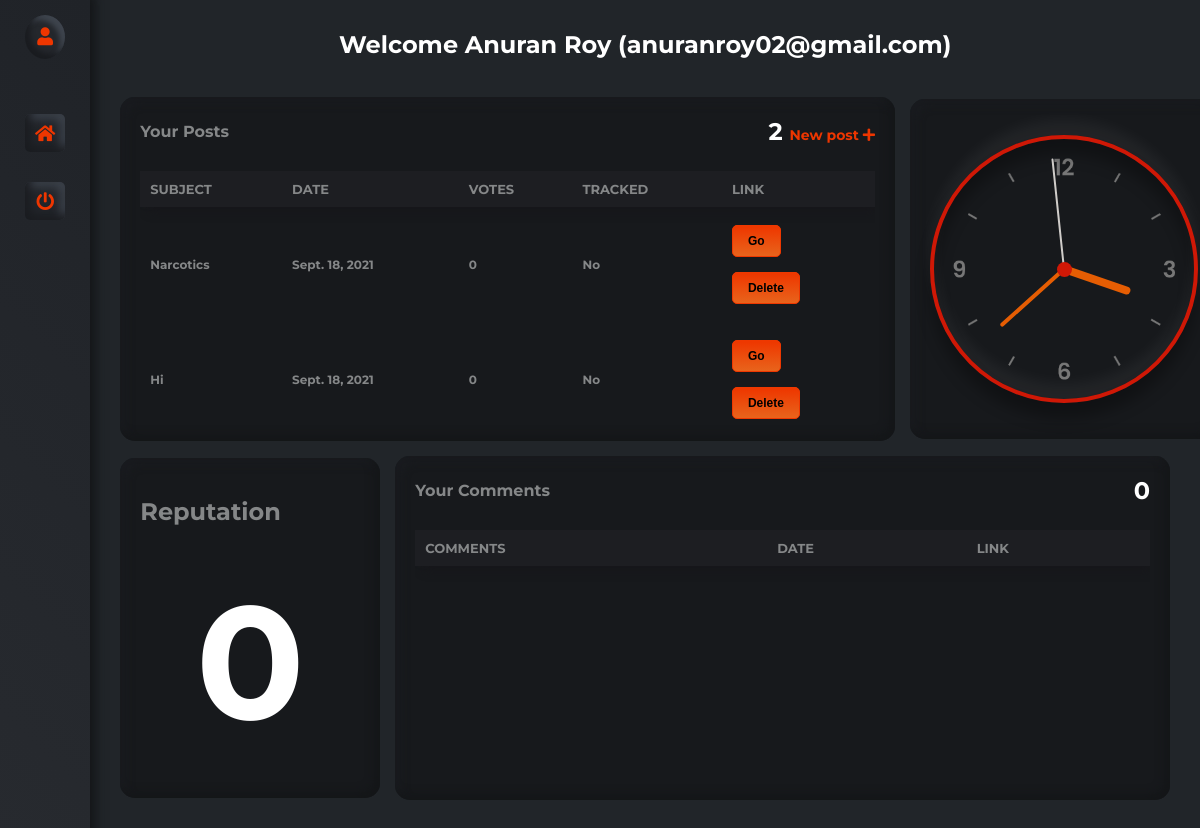
The app's page /forum/dashboard/ (signed in), older data.
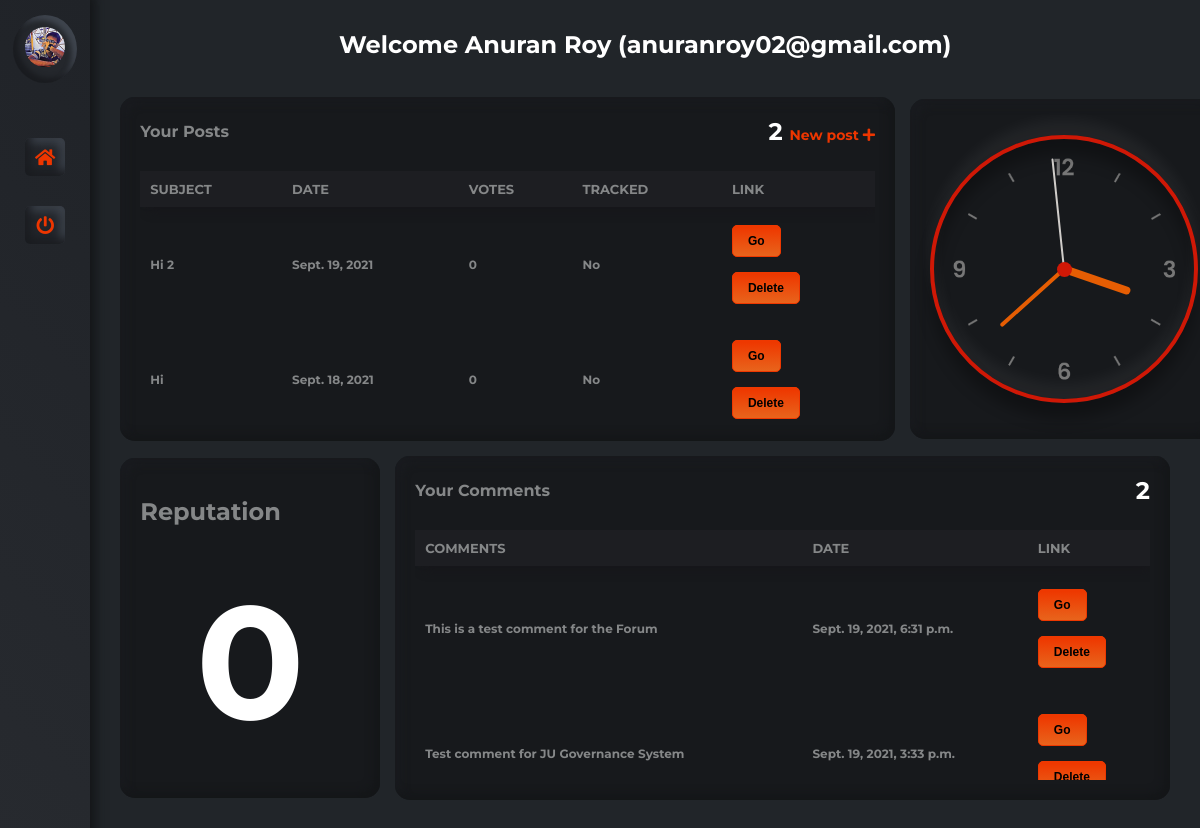
The same page, newer data.
### forum/models.py (models this page shows, shortened)
class Issue(models.Model):
    sno = models.AutoField(primary_key=True)
    user = models.ForeignKey(User, on_delete=models.CASCADE)
    subject = models.CharField(max_length=100, default="(Not available)")
    summary = models.TextField(max_length=200, default="(Not available)")
    description = models.TextField(max_length=750, default="(Not available)")
    image = models.ImageField(upload_to='forum/images/', blank=True)
    tracked = models.BooleanField(choices=((True, 'Yes'), (False, 'No')), default=False)
    status = models.TextField(max_length=300, default="")
    date = models.DateField(auto_now_add=True)
    author = models.CharField(max_length=50, default="Anonymous")
    slug = models.SlugField(unique=True, max_length=100)
    votes = models.IntegerField(default=0)
    tvotes = models.IntegerField(default=0)
    tags = models.JSONField(default=dict)
    class Meta:
        ordering = ['tvotes', '-votes', '-date']

class Comment(models.Model):
    sno = models.AutoField(primary_key=True)
    description = models.TextField()
    user = models.ForeignKey(User, on_delete=models.CASCADE)
    username = models.CharField(max_length=255, default='Anonymous')
    issue = models.ForeignKey(Issue, on_delete=models.CASCADE)
    timestamp = models.DateTimeField(auto_now_add=True)
    votes = models.IntegerField(default=0)
    slug = models.SlugField(max_length=255, default='testing')
    tags = models.JSONField(default=list)
    class Meta:
        ordering = ['-timestamp'] # '-votes']

### forum/views.py (the view, shortened to what this page needs)
# urls.py: path('dashboard/', views.dashboard, name="Dashboard"),
def dashboard(request):
    if request.user.is_authenticated:
        activity = list(Issue.objects.filter(user=request.user))
        data = User.objects.filter(username = request.user.username)
        profile = UserProfile.objects.filter(username = request.user.username).first()
        if request.user.is_superuser:
            return redirect("/admin/")
        isTeacher = False
        if(profile == None):
            profile = TeacherProfile.objects.filter(username = request.user.username).first()
            isTeacher = True
        params = dict(data.values()[0])
        params["activity"] = activity
        params["rollno"] = profile.__dict__["rollno"] if not request.user.is_superuser else "NA"
        params["reputation"] = profile.__dict__["reputation"] if not request.user.is_superuser else "Inf"
        params["profilepic"] = profile.__dict__["profilepic"] if not request.user.is_superuser else ''
        if isTeacher:
            params["tags"] = profile.__dict__["tags"]
        comments_activity = list(Comment.objects.filter(username=request.user.username))
        params["comments"] = comments_activity
        if isTeacher:
            return render(request, 'forum/staff/dashboard.html', params)
        else:
            return render(request, 'forum/student/dashboard.html', params)
    else:
        return redirect('/forum/login')

### forum/templates/forum/student/dashboard.html (shortened to what this page needs)
{% load static %}
<!DOCTYPE html>
<html lang="en">
  <head>
    <link
      rel="stylesheet"
      href="https://cdnjs.cloudflare.com/ajax/libs/font-awesome/5.15.1/css/all.min.css"
    />
    <link rel="stylesheet" href="{% static 'forum/dashboard/styles.css' %}" />
  </head>
  <body>
    <div id="wrapper">
      <div id="sidebar-wrapper">
        <div class="avatar" style="margin: 0px;">
          <a href="#" data-toggle="tooltip" data-placement="right" title="Username: {{ username }}, Name: {{ first_name }} {{ last_name }}">
            {% if profilepic == '' %}
              <i class="fas fa-user"></i>
            {% else %}
              <img src="/media/{{ profilepic }}" style="border-radius: 100%; height: 40px; width: 40px; padding: 0px;"></img>
            {% endif %}
          </a>
        </div>
        <ul>
          <li class="active_link">
            <a href="/forum/"><i class="fas fa-home"></i></a>
          </li>
          <li class="active_link">
            <a data-toggle="tooltip" data-placement="right" title="Logout" href="/forum/logout"><i class="fas fa-power-off"></i></a>
          </li>
        </ul>
      </div>
      <div id="page-content-wrapper">
        <p class="row my-4">
        <center><h2 style="color: white;">Welcome {{ first_name }} {{ last_name }} ({{ username }})</h2></center>
        <br>
        <br>
        </p>
        <div class="row">
          <div class="card card1">
            <div class="card1_title_wrapper">
              <h1 class="car1_title">Your Posts</h1>
              <p class="car1_text">
                {{ activity|length }}
                <a href="/forum/newpost/" style="text-decoration: none;"><span class="card1_span"
                  >New post <i class="fas fa-plus"></i
                ></span></a>
              </p>
            </div>
            <div class="card1_table_wrapper card_scroll">
              <table class="card1_table card_scroll" id="PostsTable">
                <thead class="card1_table_head">
                  <tr>
                    <th onclick="sortTable(0,'PostsTable')">Subject</th>
                    <th onclick="sortTable(1,'PostsTable')">Date</th>
                    <th onclick="sortTable(2,'PostsTable')">Votes</th>
                    <th onclick="sortTable(3,'PostsTable')">Tracked</th>
                    <th onclick="sortTable(4,'PostsTable')">Link</th>
                  </tr>
                </thead>
                <tbody class="card1_table_tbody">
                  {% for i in activity %}
                    <tr>
                      <td>{{ i.subject }}</td>
                      <td>{{ i.date }}</td>
                      <td>{{ i.votes }}</td>
                      <td>{{ i.tracked|yesno:"Yes,No" }}</td>
                      <td>
                        <a href="/forum/post/{{ i.slug }}" target="_blank"><button class="btn btn-primary">Go</button></a>
                        <br><br>
                        <form method="POST" action="/forum/deletepost/post" class="my-2">
                          <input type="submit" value="Delete" class="btn btn-primary">
                      </form>
                      </td>
                    </tr>
                  {% endfor %}
                </tbody>
              </table>
            </div>
          </div>
          <div class="card card2">
            <div class="clock" onclick="changeClock()">
              <div class="hour_wrapper">
                <div class="hour" id="hr"></div>
              </div>
              <div class="minute_wrapper">
                <div class="minute" id="mn"></div>
              </div>
              <div class="second_wrapper">
                <div class="second" id="sc"></div>
              </div>
            </div>
          </div>
        </div>
        <div class="row row2">
          <div class="card card3">
            <h2>Reputation</h2>
            <center><p class="car1_text reputation_text">{{reputation}}</p></center>
          </div>
          <div class="card card4">
            <div class="card1_title_wrapper">
              <h1 class="car1_title">Your Comments</h1>
              <p class="car1_text">
                {{ comments|length }}
              </p>
            </div>
            <div class="card1_table_wrapper card_scroll">
              <table class="card1_table card_scroll" id="CommentsTable">
                <thead class="card1_table_head">
                  <tr>
                    <th onclick="sortTable(0,'CommentsTable')">Comments</th>
                    <th onclick="sortTable(1,'CommentsTable')">Date</th>
                    <th onclick="sortTable(2,'CommentsTable')">Link</th>
                  </tr>
                </thead>
                <tbody class="card1_table_tbody card_scroll">
                  {% for i in comments %}
                    <tr>
                      <td>{{i.description|truncatechars:50}}</td>
                      <td>{{i.timestamp}}</td>
                      <td>
                      <a href="/forum/post/{{i.slug}}" target="_blank"><button class="btn btn-primary">Go</button></a>
                      <br><br>
                      <form method="POST" action="/forum/deletepost/comment" class="my-2">
                        <input type="submit" value="Delete" class="btn btn-primary">
                      </form>
                      </td>
                    </tr>
                  {% endfor %}
                </tbody>
                </div>
            </div>
          </div>
        </div>
      </div>
  </body>
</html>

### forum/static/forum/dashboard/styles.css (style rules this page uses)
* { margin: 0; }
body { box-sizing: border-box; font-family: "Montserrat", sans-serif; }
#wrapper { overflow-x: hidden; display: flex; background-color: #212529; }
#sidebar-wrapper { min-height: 100vh; -webkit-transition: margin 0.25s ease-out; -moz-transition: margin 0.25s ease-out; -o-transition: margin 0.25s ease-out; transition: margin 0.25s ease-out; background: linear-gradient(45deg, #272a2f, #202328); box-shadow: 5px -5px 10px #131517, -5px 5px 10px #353941; }
#sidebar-wrapper .avatar { display: flex; justify-content: center; align-items: center; padding: 15px 0; }
#sidebar-wrapper .avatar a { padding: 12px; border-radius: 50%; background: #24272c; box-shadow: inset 5px -5px 5px #1a1c20, inset -5px 5px 5px #3e444d; }
#sidebar-wrapper ul { list-style-type: none; padding: 30px 0; }
#sidebar-wrapper ul li { padding: 10px 25px; margin-bottom: 10px; }
#sidebar-wrapper ul li a { display: flex; justify-content: center; align-items: center; text-decoration: none; padding: 10px; color: #858788; border-radius: 5px; box-shadow: inset 5px -5px 10px #1a1c20, inset -5px 5px 10px #3e444d; }
#sidebar-wrapper ul li a i { font-size: 18px; }
.active_link a { color: #ee3600 !important; }
#page-content-wrapper { min-width: 0; width: 100%; padding: 30px; }
.row { display: flex; align-items: center; }
.card { flex-wrap: wrap; color: #858788; padding: 20px; min-height: 300px; border-radius: 15px; background: #17191c; box-shadow: inset -5px -5px 10px #141618, inset 5px 5px 10px #1a1c20; }
.card1 { min-width: 70%; margin-right: 15px; }
.card1_title_wrapper { display: flex; justify-content: space-between; align-items: center; }
.car1_title { font-size: 16px; font-weight: bold; }
.car1_text { color: #ffffff; font-weight: bold; font-size: 24px; }
.card1_span { color: #ee3600; font-size: 14px; }
.card1_table_wrapper { margin-top: 25px; }
.card1_table { width: 100%; border-collapse: collapse; }
.card1_table_head { text-align: left; border-radius: 10px; background: #1d1e22; box-shadow: 5px 5px 10px #17171b, -5px -5px 10px #232529; }
.card1_table_head tr th { padding: 10px; font-size: 13px; text-transform: uppercase; font-weight: bold; }
.card1_table_tbody tr td { padding: 18px 10px; font-size: 12px; font-weight: bold; }
.card2 { flex: 1; display: flex; justify-content: center; align-items: center; position: relative; }
.card_scroll { overflow-x: hidden; overflow-y: scroll; height: 250px !important; -ms-overflow-style: none; scrollbar-width: none; }
th { cursor: pointer; }
th, td { text-align: left; padding: 16px; }
.reputation_text { font-size: 10rem; }
.clock { width: 260px; height: 260px; display: flex; justify-content: center; align-items: center; background-size: cover; border: 4px solid #cf1806; border-radius: 50%; box-shadow: 0 -15px 15px rgba(255, 255, 255, 0.05), inset 0 -15px 15px rgba(255, 255, 255, 0.05), 0 15px 15px rgba(0, 0, 0, 0.3), inset 0 15px 15px rgba(0, 0, 0, 0.3); }
.clock:before { content: ""; position: absolute; width: 15px; height: 15px; background: #cf1806; border-radius: 50%; z-index: 9999; }
.clock .hour_wrapper, .clock .minute_wrapper, .clock .second_wrapper { position: absolute; }
.clock .hour_wrapper, .hour { width: 140px; height: 140px; }
.clock .minute_wrapper, .minute { width: 170px; height: 170px; }
.clock .second_wrapper, .second { width: 222px; height: 222px; }
.hour, .minute, .second { display: flex; justify-content: center; position: absolute; border-radius: 50%; }
.hour:before { content: ""; position: absolute; width: 8px; height: 70px; background: #e55d03; z-index: 10; border-radius: 6px 6px 0 0; }
.minute:before { content: ""; position: absolute; width: 4px; height: 90px; background: #e55d03; z-index: 11; border-radius: 6px 6px 0 0; }
.second:before { content: ""; position: absolute; width: 2px; height: 115px; background: #cfccc9; z-index: 12; border-radius: 6px 6px 0 0; }
.btn { border-radius: 5px; display: inline-block; cursor: pointer; font-size: 12px; font-weight: bold; padding: 8px 15px; text-decoration: none; }
.btn-primary { background: linear-gradient(to bottom, #ee3800 5%, #e8641c 100%); background-color: #ee3800; border: 1px solid #ee3800; color: #000000; }
.row2 { margin: 15px 0; }
.card3 { flex: 1; margin-right: 15px; display: flex; flex-direction: column; justify-content: space-around; }
.card4 { min-width: 70%; }

Row changes from the older to the newer data that the page shows:
removed Issue: subject "Narcotics", date "Sept. 18, 2021", votes "0", tracked "No"
added Issue: subject "Hi 2", date "Sept. 19, 2021", votes "0", tracked "No"
added Comment: description "This is a test comment for the Forum", timestamp "Sept. 19, 2021, 6:31 p.m."
added Comment: description "Test comment for JU Governance System", timestamp "Sept. 19, 2021, 3:33 p.m."
Text that changed along with them:
{{ comments|length }}: "0" → "2"
